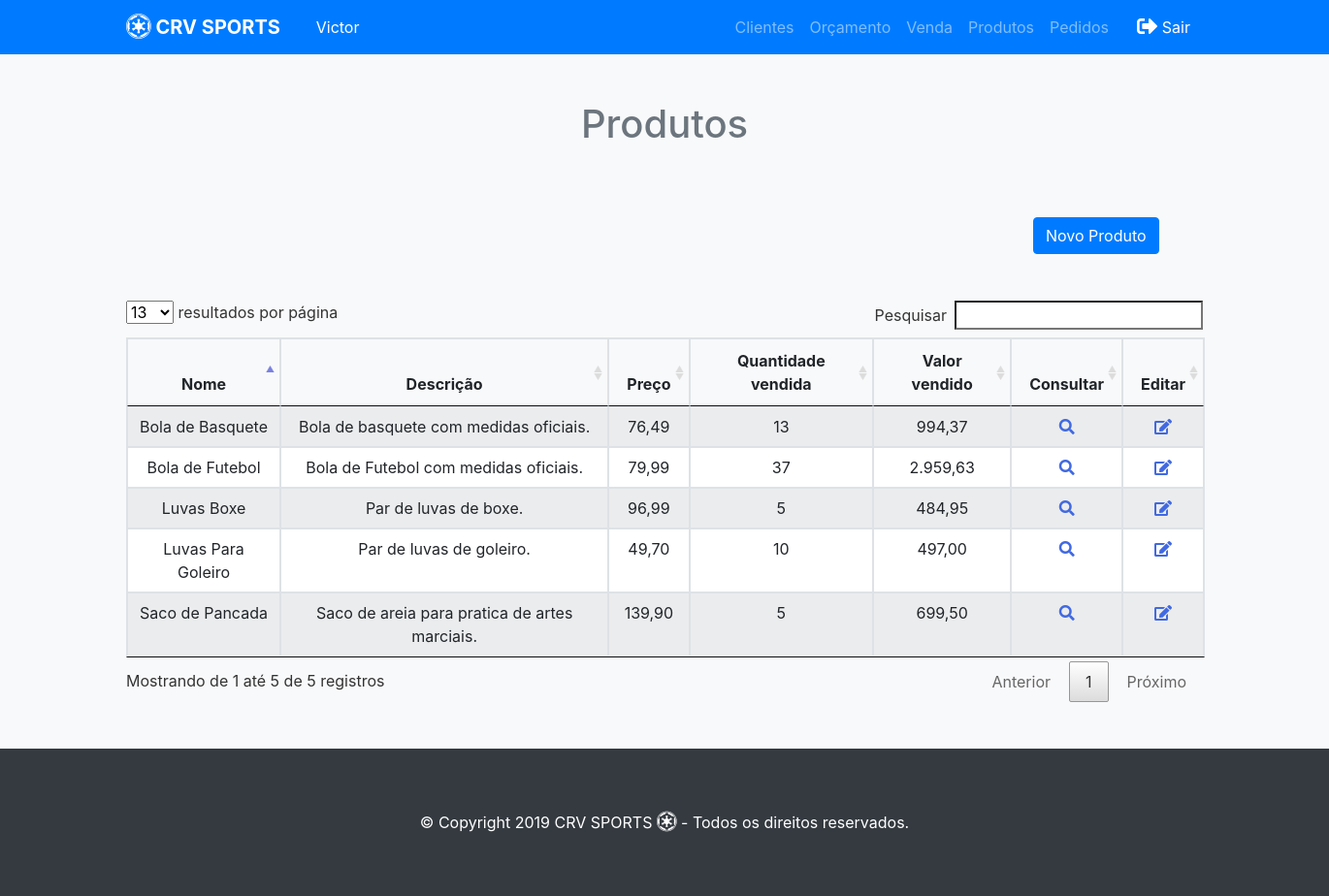
Page /crv/produtos.php (signed in) on the committed database.
### tables this page shows
CREATE TABLE `funcionario` (
  `id_funcionario` int(11) NOT NULL,
  `nome` varchar(100) NOT NULL,
  `data_nascimento` varchar(20) NOT NULL,
  `cpf` varchar(15) NOT NULL,
  `rg` varchar(15) NOT NULL,
  `data_admissao` varchar(20) NOT NULL,
  `logradouro` varchar(100) NOT NULL,
  `numero` int(11) NOT NULL,
  `bairro` varchar(100) NOT NULL,
  `cidade` varchar(50) NOT NULL,
  `estado` varchar(50) NOT NULL,
  `cep` varchar(20) NOT NULL,
  `email` varchar(50) NOT NULL,
  `telefone` varchar(20) DEFAULT NULL,
  `celular` varchar(20) DEFAULT NULL,
  `senha` varchar(30) NOT NULL,
  `tipo` int(11) NOT NULL
);

CREATE TABLE `produto` (
  `id_produto` int(11) NOT NULL,
  `nome` varchar(50) NOT NULL,
  `preco` double NOT NULL,
  `descricao` varchar(200) DEFAULT NULL,
  `codigo_barras` varchar(50) NOT NULL,
  `quantidade` int(11) NOT NULL,
  `foto` varchar(200) NOT NULL
);

### crv/produtos.php (the view, shortened to what this page needs)
<?php require_once("../funcoes/conexao.php"); ?>
<!DOCTYPE html>
<html>
<head>
    <?php include '../funcoes/menu.php'; ?>
  <link rel="stylesheet" href="lib\DataTables\DataTables-1.10.18\css\jquery.dataTables.min.css">
    <link rel="stylesheet" href="lib\fontawesome-free-5.8.1-web\css\all.css">
</head>
  <div class="py-5 text-center bg-light">
    <div class="container">
      <div class="row">
        <div class="col-md-12">
          <h1 class="pb-3 text-secondary">Produtos</h1>
        </div>
      </div>
      <div class="row">
        <div class="col-md-4 offset-md-10">
          <div class="row my-5">
        <button type="button" id="cadastrar" class="btn btn-primary" data-toggle="modal" data-target="#cadastroCliente">
                  Novo Produto
                </button>
        </div>
      </div>
    </div>
    <table class="table table-hover table-striped table-bordered" id="produto">
    <thead>
        <tr>
            <th>Nome</th>
            <th>Descrição</th>
            <th>Preço</th>
            <th>Quantidade vendida</th>
            <th>Valor vendido</th>
            <th>Consultar</th>
            <th>Editar</th>
        </tr>
    </thead>
    <tbody>
        <?php
            $query="select id_produto, nome, descricao, preco
            from produto";
            $resultado = mysqli_query($conecta, $query);
            while($linha = mysqli_fetch_array($resultado)){
                echo '<tr id='.$linha['id_produto'].'><td>'.utf8_encode($linha['nome']).'</td>';
                echo '<td>'.utf8_encode($linha['descricao']).'</td>';
                echo '<td>'.number_format($linha['preco'], 2, ',', '.').'</td>';
                $idd = $linha['id_produto'];
                $buscar = $pdo->prepare("select sum(quantidade) as qtdd, sum(valor_total) as totl from pedido_produto produto where id_produto = '$idd' group by id_produto");
                $buscar->execute();
                $retorno = array();
                $retorno['dados'] = '';
                $retorno['qtd'] = $buscar->rowCount();
                if($retorno['qtd'] > 0 ){
                    while($conteudo = $buscar->fetchObject()){
                    $quanti = $conteudo->qtdd;
                    $total = $conteudo->totl;
                    echo '<td>'.$quanti.'</td>';
                    echo '<td>'.number_format($total, 2, ',', '.').'</td>';
                    }
                } else {
                    echo '<td>0</td>';
                    echo '<td>0</td>';
                }
          ?>
                <td><i class="fas fa-search" data-toggle="modal" data-target="#cadastroCliente" style="cursor: pointer; color:royalBlue"></td>
                <td><i class="fas fa-edit" data-toggle="modal" data-target="#cadastroCliente" style="cursor: pointer; color:royalBlue"></td>
            <?php
            }
            ?>
    </tbody>
</table>
  </div>
  </div>
  <?php include 'footer.php'?>
    <?php require_once("../funcoes/modalproduto.php"); ?>
</html>

### funcoes/menu.php (shortened to what this page needs)
<!DOCTYPE html>
<html>
<head>
<?php require_once("head.php"); ?>
</head>
<body>
  <nav class="navbar navbar-expand-md bg-primary navbar-dark">
    <div class="container">
      <a class="navbar-brand" href="home.php"><i class="fab d-inline fa-lg fa-empire"></i><b> CRV SPORTS</b></a>
        <?php
            if  (isset($_SESSION["user_portal"]) )
            {
                $user = $_SESSION["user_portal"];
                $saudacao = "select * ";
                $saudacao .= "from funcionario ";
                $saudacao .= "where id_funcionario = {$user} ";
                $saudacao_login = mysqli_query($conecta, $saudacao);
                $saudacao_login = mysqli_fetch_assoc($saudacao_login);
                $nome = $saudacao_login["nome"];
                $nome = explode(" ", $nome);
        ?>
            <div ><a class="btn navbar-btn ml-2 text-white btn-primary"> <?php echo $nome[0] ?> </a><input id="idcli" class="btn navbar-btn ml-2 text-white btn-primary" type="hidden" value="<?php echo $user ?>" ></div>
        <?php } ?>
      <div class="collapse navbar-collapse text-center justify-content-end" id="navbar2SupportedContent">
        <ul class="navbar-nav">
          <li class="nav-item">
            <a class="nav-link" href="clientes.php"><i class="fa d-inline fa-lg fa-shopping-"></i> Clientes</a>
          </li>
          <li class="nav-item">
            <a class="nav-link" href="orcamentos.php"><i class="fa d-inline fa-lg fa-o"></i>Orçamento</a>
          </li>
          <li class="nav-item">
            <a class="nav-link" href="vendas.php"><i class="fa d-inline fa-lg fa-o"></i>Venda</a>
          </li>
          <li class="nav-item">
            <a class="nav-link" href="produtos.php"><i class="fa d-inline fa-lg fa-o"></i>Produtos</a>
          </li>
          <li class="nav-item">
            <a class="nav-link" href="pedidos.php"><i class="fa d-inline fa-lg fa-o"></i>Pedidos</a>
          </li>
        </ul>
        <a class="btn navbar-btn ml-2 text-white btn-primary" href="../funcoes/sair.php"><i class="fas d-inline fa-lg fa-sign-out-alt"></i> Sair</a>
      </div>
    </div>
  </nav>

### funcoes/head.php (shortened to what this page needs)
<link rel="stylesheet" href="lib/font-awesome.min.css" type="text/css">
<link rel="stylesheet" href="lib/bootstrap-4.0.0-beta.1.css" type="text/css">
<link rel="stylesheet" href="lib/bootstrap.min.css" >

### crv/footer.php
<div class="py-5 bg-dark text-white ">
        <div class="col-md-12 mt-3 text-center">
          <p>© Copyright 2019 CRV SPORTS <i class="fab d-inline fa-lg fa-empire"></i> - Todos os direitos reservados.</p>
        </div>
  </div>
</body>

### funcoes/modalproduto.php (shortened to what this page needs)
<head>
</head>
<body>
</body>

### rows in the picture
funcionario: nome "Victor"
produto: nome "Luvas Boxe", descricao "Par de luvas de boxe.", preco "96,99", quanti "5", total "484,95"
produto: nome "Luvas Para Goleiro", descricao "Par de luvas de goleiro.", preco "49,70", quanti "10", total "497,00"
produto: nome "Bola de Basquete", descricao "Bola de basquete com medidas oficiais.", preco "76,49", quanti "13", total "994,37"
produto: nome "Bola de Futebol", descricao "Bola de Futebol com medidas oficiais.", preco "79,99", quanti "37", total "2.959,63"
produto: nome "Saco de Pancada", descricao "Saco de areia para pratica de artes marciais.", preco "139,90", quanti "5", total "699,50"
